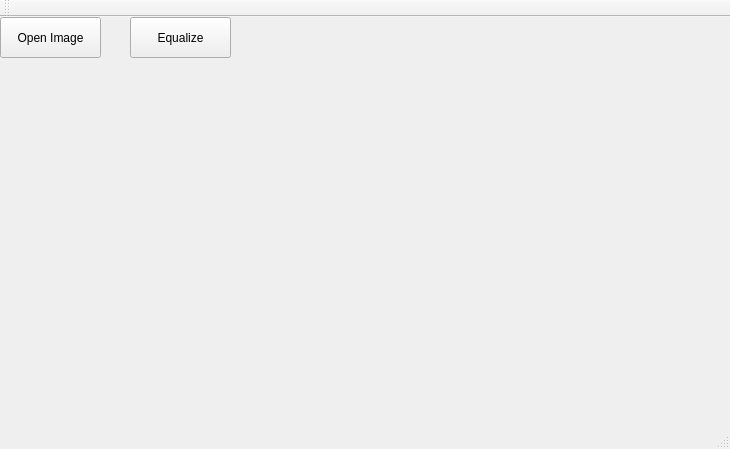
<?xml version="1.0" encoding="UTF-8"?>
<ui version="4.0">
 <class>MainWindow</class>
 <widget class="QMainWindow" name="MainWindow">
  <property name="geometry">
   <rect>
    <x>0</x>
    <y>0</y>
    <width>730</width>
    <height>449</height>
   </rect>
  </property>
  <property name="windowTitle">
   <string>MainWindow</string>
  </property>
  <widget class="QWidget" name="centralWidget">
   <widget class="QPushButton" name="OpenImageButton">
    <property name="geometry">
     <rect>
      <x>0</x>
      <y>0</y>
      <width>101</width>
      <height>41</height>
     </rect>
    </property>
    <property name="text">
     <string>Open Image</string>
    </property>
   </widget>
   <widget class="QPushButton" name="EqualizeButton">
    <property name="geometry">
     <rect>
      <x>130</x>
      <y>0</y>
      <width>101</width>
      <height>41</height>
     </rect>
    </property>
    <property name="text">
     <string>Equalize</string>
    </property>
   </widget>
   <widget class="QLabel" name="DisplayLabel">
    <property name="geometry">
     <rect>
      <x>0</x>
      <y>50</y>
      <width>491</width>
      <height>291</height>
     </rect>
    </property>
    <property name="text">
     <string/>
    </property>
   </widget>
  </widget>
  <widget class="QMenuBar" name="menuBar">
   <property name="geometry">
    <rect>
     <x>0</x>
     <y>0</y>
     <width>730</width>
     <height>23</height>
    </rect>
   </property>
  </widget>
  <widget class="QToolBar" name="mainToolBar">
   <attribute name="toolBarArea">
    <enum>TopToolBarArea</enum>
   </attribute>
   <attribute name="toolBarBreak">
    <bool>false</bool>
   </attribute>
  </widget>
  <widget class="QStatusBar" name="statusBar"/>
 </widget>
 <layoutdefault spacing="6" margin="11"/>
 <resources/>
 <connections/>
</ui>
